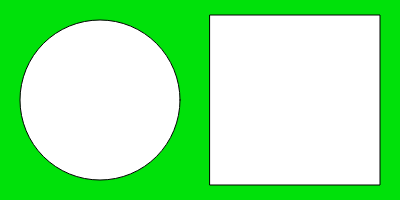
Frame 1 (no input)
Frame 60 (no input): identical to frame 1, image omitted
Frame 120 (the mouse pressed at the canvas centre since frame 60): identical to frame 1, image omitted

The p5.js sketch that drew this single still picture (run headless with seeded random() and noise() and a simulated clock; from frame 60 on, the mouse is pressed at the canvas centre):

// p5.js sketch
// ── sketch.js
function setup() {
  createCanvas(400, 200);
}
  
function draw() {
  background(0,225,10);
  ellipse(100,100,160);
  rect(210,15,170);
  describe('white circle and white square on a green retangular background');
}
